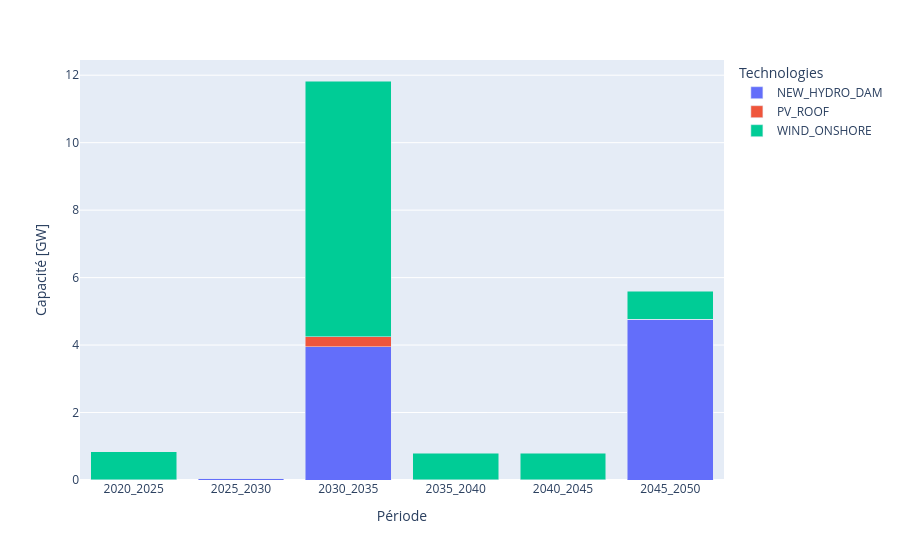

This figure's notebook cell:
### Code cell
df_plot = pd.DataFrame(
    {period: results['F_new'].loc[period].loc[elec_techs_positive].squeeze() for period in periods},
    index=elec_techs_positive
)

df_melted = df_plot.T.reset_index().rename(columns={'index': 'Période'}).melt(
    id_vars='Période', var_name='Technologies', value_name='Capacité'
)

fig = px.bar(df_melted, x='Période', y='Capacité', color='Technologies', barmode='stack')
fig.update_layout(xaxis_title='Période', yaxis_title='Capacité [GW]')
fig.show()

### Figure 1 — Plotly figure (JSON) as saved in the notebook; plotly's stock layout.template omitted (floating-point values rounded to 4 significant figures)
{"data": [{"hovertemplate": "Technologies=NEW_HYDRO_DAM<br>Période=%{x}<br>Capacité=%{y}<extra></extra>", "legendgroup": "NEW_HYDRO_DAM", "marker": {"color": "#636efa", "pattern": {"shape": ""}}, "name": "NEW_HYDRO_DAM", "orientation": "v", "showlegend": true, "textposition": "auto", "type": "bar", "x": ["2020_2025", "2025_2030", "2030_2035", "2035_2040", "2040_2045", "2045_2050"], "xaxis": "x", "y": [0.0, 0.05122, 3.949, 0.0, 0.0, 4.759], "yaxis": "y"}, {"hovertemplate": "Technologies=PV_ROOF<br>Période=%{x}<br>Capacité=%{y}<extra></extra>", "legendgroup": "PV_ROOF", "marker": {"color": "#EF553B", "pattern": {"shape": ""}}, "name": "PV_ROOF", "orientation": "v", "showlegend": true, "textposition": "auto", "type": "bar", "x": ["2020_2025", "2025_2030", "2030_2035", "2035_2040", "2040_2045", "2045_2050"], "xaxis": "x", "y": [0.00236, 0.0, 0.2929, 0.00236, 0.00236, 0.00236], "yaxis": "y"}, {"hovertemplate": "Technologies=WIND_ONSHORE<br>Période=%{x}<br>Capacité=%{y}<extra></extra>", "legendgroup": "WIND_ONSHORE", "marker": {"color": "#00cc96", "pattern": {"shape": ""}}, "name": "WIND_ONSHORE", "orientation": "v", "showlegend": true, "textposition": "auto", "type": "bar", "x": ["2020_2025", "2025_2030", "2030_2035", "2035_2040", "2040_2045", "2045_2050"], "xaxis": "x", "y": [0.8352, 0.0, 7.586, 0.7892, 0.7892, 0.8352], "yaxis": "y"}], "layout": {"barmode": "stack", "legend": {"title": {"text": "Technologies"}, "tracegroupgap": 0}, "margin": {"t": 60}, "xaxis": {"anchor": "y", "domain": [0, 1], "title": {"text": "Période"}}, "yaxis": {"anchor": "x", "domain": [0, 1], "title": {"text": "Capacité [GW]"}}}}
